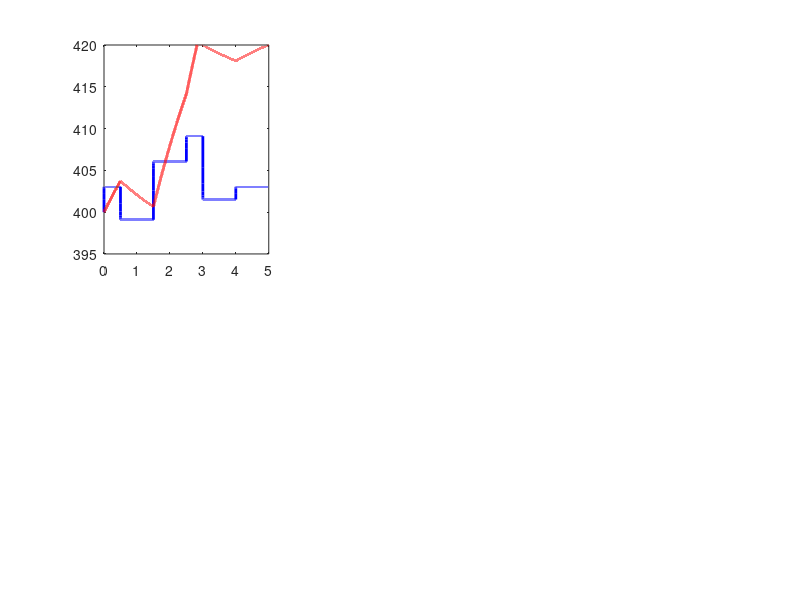

Write the MATLAB code that produced this figure. (Note: this script raises an error after producing the figure.)
%% =========================================================================
%% Track E: Grid-Forming VSM at DC-DC Converter Level
%% =========================================================================
%% Implements Virtual Synchronous Machine (VSM) emulation in the DAB
%% converter to provide inertial response on the DC bus.
%% =========================================================================

clc; clear; close all;
fprintf('========================================\n');
fprintf(' Track E: Grid-Forming V2G\n');
fprintf(' Virtual Synchronous Machine (VSM)\n');
fprintf('========================================\n\n');

%% ======================== PARAMETERS ====================================
% DAB converter
V_bat       = 350;          % Battery voltage [V]
V_dc_nom    = 400;          % Nominal DC bus voltage [V]
P_rated     = 3300;         % Rated power [W]
L           = 85e-6;        % Leakage inductance [H]
f_sw        = 50e3;
C_dc        = 100e-6;       % DC bus capacitance [F]

% VSM parameters
J_virtual   = 0.5;          % Virtual inertia [kg·m² equivalent]
D_damping   = 50;           % Damping coefficient [W·s/V]
omega_nom   = 2*pi*50;      % Nominal angular frequency [rad/s] (50 Hz grid)
V_dc_droop  = 10;           % Voltage droop: ΔV_dc per unit power imbalance [V/pu]

% Grid-side inverter (simplified)
P_grid_nom  = 3000;         % Grid power demand [W]

% Simulation
dt          = 0.0001;        % 100 µs time step
t_end       = 5;             % 5 seconds
t           = 0:dt:t_end;
N           = length(t);

fprintf('VSM Parameters:\n');
fprintf('  Virtual inertia J:     %.2f kg·m²\n', J_virtual);
fprintf('  Damping D:             %.0f W·s/V\n', D_damping);
fprintf('  DC bus capacitance:    %.0f µF\n', C_dc*1e6);
fprintf('\n');

%% ======================== LOAD PROFILE ==================================
% Scenario: step load changes simulating grid events
P_load = zeros(1, N);
for k = 1:N
    if t(k) < 0.5
        P_load(k) = 2000;          % Normal load
    elseif t(k) < 1.5
        P_load(k) = 3300;          % Load step up (grid peak)
    elseif t(k) < 2.5
        P_load(k) = 1000;          % Load step down
    elseif t(k) < 3.0
        P_load(k) = 0;             % Islanding event (grid disconnected)
    elseif t(k) < 4.0
        P_load(k) = 2500;          % Grid reconnection
    else
        P_load(k) = 2000;          % Return to normal
    end
end

%% ======================== STANDARD DROOP CONTROL ========================
fprintf('Simulating Standard Droop Control...\n');

V_dc_droop_ctrl = zeros(1, N);
P_conv_droop    = zeros(1, N);
omega_droop     = zeros(1, N);
V_dc_droop_ctrl(1) = V_dc_nom;
omega_droop(1) = omega_nom;

for k = 1:N-1
    % Standard droop: V_dc = V_nom - k_droop * (P - P_nom)
    P_error = P_load(k) - P_grid_nom;
    
    % Droop control (fast, no inertia)
    V_dc_ref = V_dc_nom - V_dc_droop * (P_error / P_rated);
    
    % PI voltage control
    Kp_droop = 0.5;
    Ki_droop = 100;
    
    V_err = V_dc_ref - V_dc_droop_ctrl(k);
    P_conv_droop(k) = P_load(k) + Kp_droop * V_err * V_dc_droop_ctrl(k);
    P_conv_droop(k) = max(0, min(P_rated, P_conv_droop(k)));
    
    % DC bus dynamics
    I_conv = P_conv_droop(k) / max(V_dc_droop_ctrl(k), 1);
    I_load = P_load(k) / max(V_dc_droop_ctrl(k), 1);
    
    dV = (I_conv - I_load) / C_dc;
    V_dc_droop_ctrl(k+1) = V_dc_droop_ctrl(k) + dV * dt;
    V_dc_droop_ctrl(k+1) = max(350, min(450, V_dc_droop_ctrl(k+1)));
    
    % Frequency (mapped from DC voltage)
    omega_droop(k+1) = omega_nom * (V_dc_droop_ctrl(k+1) / V_dc_nom);
end

%% ======================== VSM CONTROL ===================================
fprintf('Simulating VSM Grid-Forming Control...\n');

V_dc_vsm   = zeros(1, N);
P_conv_vsm = zeros(1, N);
omega_vsm  = zeros(1, N);
delta_vsm  = zeros(1, N);     % Virtual rotor angle
P_inertia  = zeros(1, N);     % Inertial power contribution

V_dc_vsm(1) = V_dc_nom;
omega_vsm(1) = omega_nom;
delta_vsm(1) = 0;

for k = 1:N-1
    % Power imbalance
    P_error = P_load(k) - P_conv_vsm(k);
    
    % VSM Swing Equation:
    % J * dω/dt = P_ref - P_load - D * (ω - ω_nom)
    P_ref_vsm = P_grid_nom;  % Reference power (from energy management)
    
    domega = (P_ref_vsm - P_load(k) - D_damping * (omega_vsm(k) - omega_nom)) / ...
             (J_virtual * omega_vsm(k));
    omega_vsm(k+1) = omega_vsm(k) + domega * dt;
    
    % Clamp frequency
    omega_vsm(k+1) = max(omega_nom*0.95, min(omega_nom*1.05, omega_vsm(k+1)));
    
    % Update virtual angle
    delta_vsm(k+1) = delta_vsm(k) + (omega_vsm(k+1) - omega_nom) * dt;
    
    % Map virtual frequency to DC bus voltage
    % V_dc = V_nom * (ω / ω_nom)
    V_dc_vsm(k+1) = V_dc_nom * (omega_vsm(k+1) / omega_nom);
    V_dc_vsm(k+1) = max(350, min(450, V_dc_vsm(k+1)));
    
    % Converter power output (follows VSM dynamics)
    P_conv_vsm(k+1) = P_ref_vsm + D_damping * (omega_nom - omega_vsm(k+1)) + ...
                       J_virtual * omega_vsm(k+1) * domega;
    P_conv_vsm(k+1) = max(0, min(P_rated, P_conv_vsm(k+1)));
    
    % Inertial power contribution
    P_inertia(k+1) = J_virtual * omega_vsm(k+1) * domega;
end

fprintf('Simulation complete.\n\n');

%% ======================== METRICS =======================================
fprintf('=== PERFORMANCE COMPARISON ===\n');
fprintf('%-35s %-15s %-15s\n', 'Metric', 'Droop', 'VSM');
fprintf('%-35s %-15s %-15s\n', '------', '-----', '---');

% Rate of Change of Frequency (RoCoF)
rocof_droop = max(abs(diff(omega_droop/omega_nom*50) / dt));
rocof_vsm   = max(abs(diff(omega_vsm/omega_nom*50) / dt));
fprintf('%-35s %-15.2f %-15.2f\n', 'Max RoCoF [Hz/s]', rocof_droop, rocof_vsm);

% Frequency nadir (maximum deviation)
f_droop = omega_droop / (2*pi);
f_vsm   = omega_vsm / (2*pi);
f_nadir_droop = max(abs(f_droop - 50));
f_nadir_vsm   = max(abs(f_vsm - 50));
fprintf('%-35s %-15.3f %-15.3f\n', 'Frequency Nadir [Hz deviation]', f_nadir_droop, f_nadir_vsm);

% Voltage deviation
V_dev_droop = max(abs(V_dc_droop_ctrl - V_dc_nom));
V_dev_vsm   = max(abs(V_dc_vsm - V_dc_nom));
fprintf('%-35s %-15.1f %-15.1f\n', 'Max V_dc Deviation [V]', V_dev_droop, V_dev_vsm);

% Settling time (after load step at t=0.5s)
idx_step = find(t >= 0.5, 1);
idx_settle_droop = find(abs(V_dc_droop_ctrl(idx_step:end) - V_dc_nom) < 2, 1) * dt;
idx_settle_vsm   = find(abs(V_dc_vsm(idx_step:end) - V_dc_nom) < 2, 1) * dt;
fprintf('%-35s %-15.3f %-15.3f\n', 'Settling Time [s]', ...
    idx_settle_droop, idx_settle_vsm);

% Inertial energy contribution
E_inertia = trapz(t, abs(P_inertia));
fprintf('%-35s %-15s %-15.1f\n', 'Inertial Energy [J]', 'N/A', E_inertia);
fprintf('\n');

fprintf('Key Advantage of VSM:\n');
fprintf('  RoCoF reduction: %.0f%%\n', (1 - rocof_vsm/max(rocof_droop,1e-6))*100);
fprintf('  The VSM provides virtual inertia that slows frequency excursions,\n');
fprintf('  giving the grid operator more time to respond to disturbances.\n\n');

%% ======================== PLOTS =========================================
figure('Position', [50, 50, 1400, 900], 'Color', 'w');

% Plot 1: DC Bus Voltage
subplot(2,3,1);
plot(t, V_dc_droop_ctrl, 'b-', 'LineWidth', 2); hold on;
plot(t, V_dc_vsm, 'r-', 'LineWidth', 2);
yline(V_dc_nom, 'k--', 'V_{nom}');
xlabel('Time [s]'); ylabel('V_{DC} [V]');
title('DC Bus Voltage Response');
legend('Droop Control', 'VSM Control', 'Location', 'best');
grid on;

% Plot 2: Virtual Frequency
subplot(2,3,2);
plot(t, omega_droop/(2*pi), 'b-', 'LineWidth', 2); hold on;
plot(t, omega_vsm/(2*pi), 'r-', 'LineWidth', 2);
yline(50, 'k--', '50 Hz');
xlabel('Time [s]'); ylabel('Frequency [Hz]');
title('Virtual Grid Frequency');
legend('Droop', 'VSM', 'Location', 'best');
grid on;

% Plot 3: Load Profile
subplot(2,3,3);
area(t, P_load/1e3, 'FaceColor', [0.8 0.9 1.0], 'FaceAlpha', 0.5); hold on;
plot(t, P_load/1e3, 'k-', 'LineWidth', 2);
xlabel('Time [s]'); ylabel('Load Power [kW]');
title('Load Profile');
grid on;
% Annotate events
text(0.25, 2.5, 'Normal', 'FontSize', 9);
text(0.75, 3.5, 'Peak', 'FontSize', 9);
text(1.75, 1.5, 'Light', 'FontSize', 9);
text(2.7, 0.3, 'Island', 'FontSize', 9, 'Color', 'r');
text(3.4, 3.0, 'Reconnect', 'FontSize', 9);

% Plot 4: Converter Power Output
subplot(2,3,4);
plot(t, P_conv_droop/1e3, 'b-', 'LineWidth', 2); hold on;
plot(t(1:end), P_conv_vsm/1e3, 'r-', 'LineWidth', 2);
xlabel('Time [s]'); ylabel('Converter Power [kW]');
title('Converter Output Power');
legend('Droop', 'VSM', 'Location', 'best');
grid on;

% Plot 5: Inertial Power Contribution (VSM only)
subplot(2,3,5);
plot(t, P_inertia/1e3, 'r-', 'LineWidth', 2);
xlabel('Time [s]'); ylabel('Inertial Power [kW]');
title('VSM Inertial Power Contribution');
grid on;
yline(0, 'k-');

% Plot 6: Rate of Change of Frequency (RoCoF)
subplot(2,3,6);
rocof_droop_t = [0, diff(omega_droop/(2*pi)) / dt];
rocof_vsm_t = [0, diff(omega_vsm/(2*pi)) / dt];
plot(t, rocof_droop_t, 'b-', 'LineWidth', 1.5); hold on;
plot(t, rocof_vsm_t, 'r-', 'LineWidth', 1.5);
xlabel('Time [s]'); ylabel('RoCoF [Hz/s]');
title('Rate of Change of Frequency');
legend('Droop', 'VSM', 'Location', 'best');
grid on;

sgtitle('Track E: Grid-Forming VSM at DC-DC Converter Level', ...
    'FontSize', 14, 'FontWeight', 'bold');

fprintf('=== Track E simulation complete ===\n');
